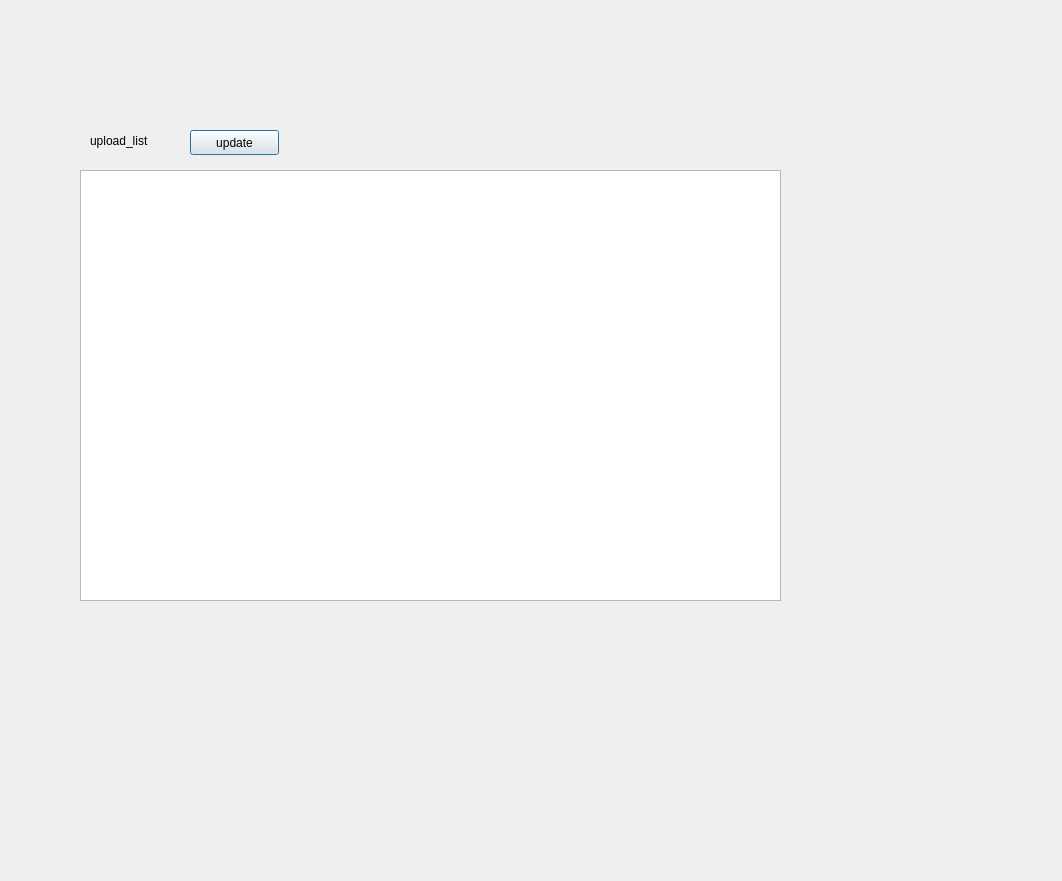
<?xml version="1.0" encoding="UTF-8"?>
<ui version="4.0">
 <class>Dialog</class>
 <widget class="QDialog" name="Dialog">
  <property name="geometry">
   <rect>
    <x>0</x>
    <y>0</y>
    <width>1062</width>
    <height>881</height>
   </rect>
  </property>
  <property name="windowTitle">
   <string>Dialog</string>
  </property>
  <widget class="QPushButton" name="update_button">
   <property name="geometry">
    <rect>
     <x>190</x>
     <y>130</y>
     <width>89</width>
     <height>25</height>
    </rect>
   </property>
   <property name="text">
    <string>update</string>
   </property>
  </widget>
  <widget class="QLabel" name="label">
   <property name="geometry">
    <rect>
     <x>90</x>
     <y>130</y>
     <width>91</width>
     <height>21</height>
    </rect>
   </property>
   <property name="text">
    <string>upload_list</string>
   </property>
  </widget>
  <widget class="QTextEdit" name="inventory_text">
   <property name="geometry">
    <rect>
     <x>80</x>
     <y>170</y>
     <width>701</width>
     <height>431</height>
    </rect>
   </property>
  </widget>
 </widget>
 <resources/>
 <connections/>
</ui>
